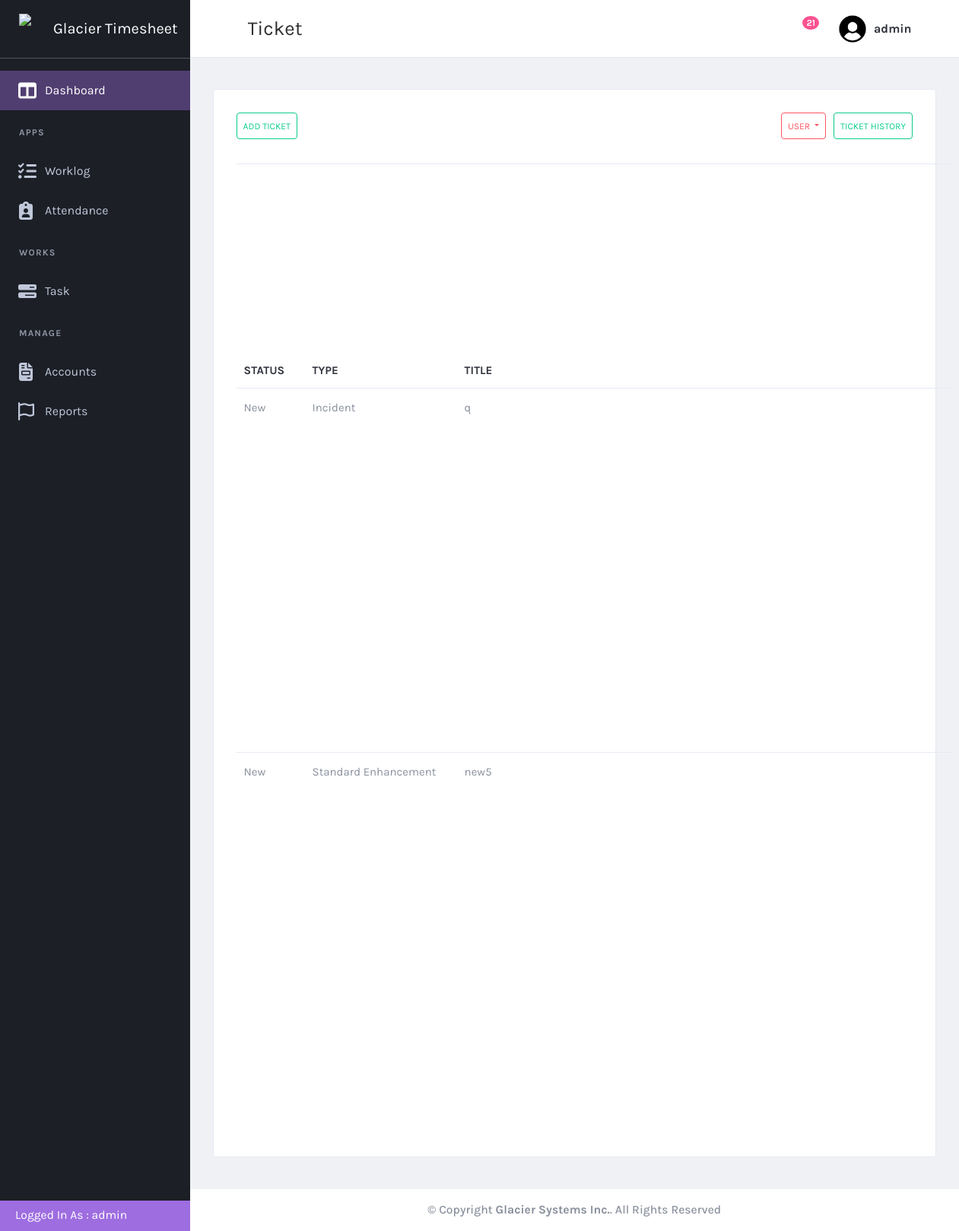
The app's page /task/task/ (signed in), older data.
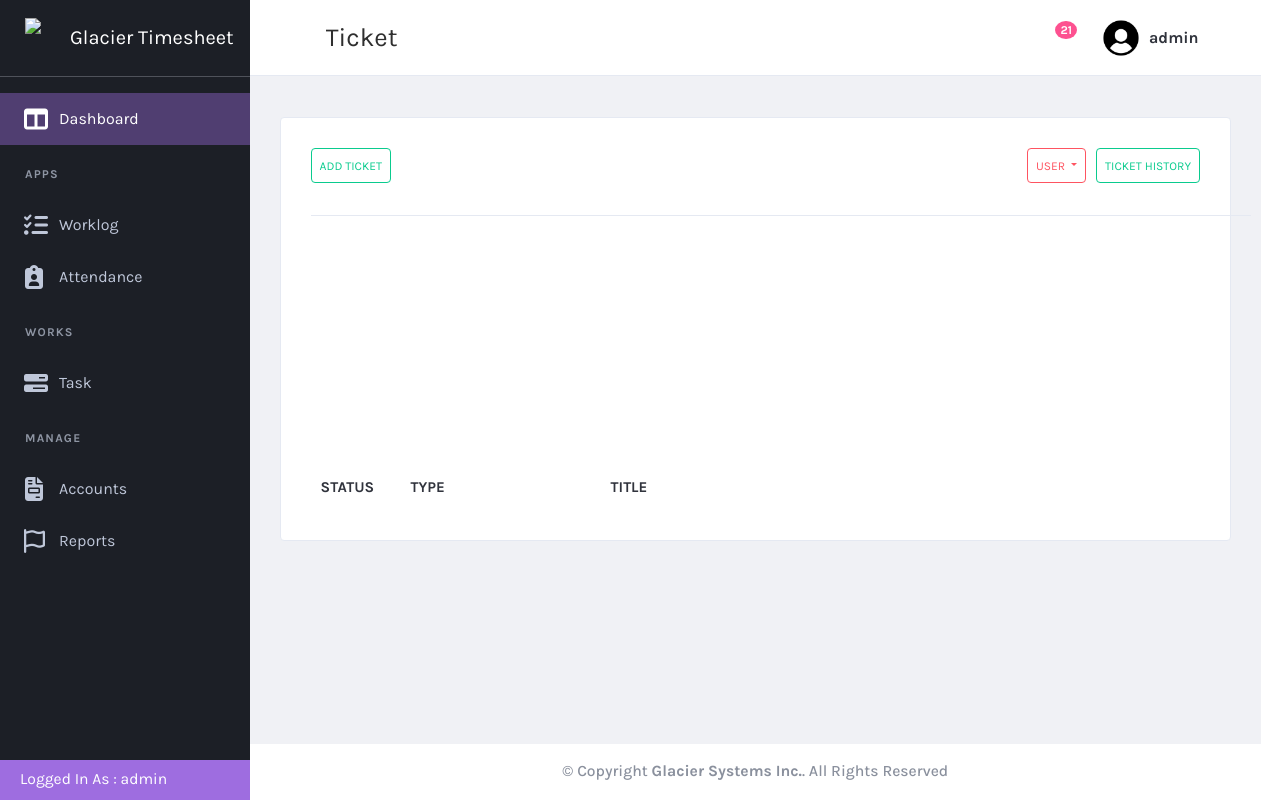
The same page, newer data.
### task/models.py (models this page shows, shortened)
class ticket(models.Model):
    ticket_id = models.CharField(max_length = 200, null = False)
    ticket_title = models.CharField(max_length=200, null=False)
    customer = models.ForeignKey(customer, on_delete=models.CASCADE, null=True)
    ticket_type = models.ForeignKey(ticket_type, on_delete=models.CASCADE, null=True)
    date_opened = models.DateField(null=True)
    priority = models.ForeignKey(priority_type, on_delete=models.CASCADE, null = True)
    assigned_to = models.ManyToManyField(User, related_name="assigned_tickets")  # Allow multiple users
    last_updated = models.DateTimeField(null=True)
    last_updated_by = models.ForeignKey(User, on_delete=models.CASCADE, null = True, related_name="last_updated_by")
    state = models.ForeignKey(state, on_delete=models.CASCADE, null=True)
    short_description = models.CharField(max_length=200, null=True)
    closed_date = models.DateField(null=True)
    solution = models.TextField(max_length=500, default="", null = True)

class state(models.Model):
   state_name = models.CharField(max_length=100, null = True)
   def __str__(self):
    return f"{self.state_name}"

class ticket_type(models.Model):
  name = models.CharField(max_length=100, null = True)
  def __str__(self):
    return f"{self.name}"

### task/views.py (the view)
# urls.py: path('task/',views.task, name='task'),
@login_required
def task(request):
    customers = customer.objects.all()
    users = User.objects.all()
    tickettype = ticket_type.objects.all()
    priority = priority_type.objects.all()
    statelist = state.objects.all()
    tickets = ticket.objects.all()
    if not request.user.is_staff:
        tickets = tickets.filter(assigned_to=request.user)
    return render(request, 'task.html', {
        'ticketlist':tickets,
        'users':users,
        'customers': customers,
        'tickettype': tickettype,
        'priority': priority,
        'state': statelist
        })

### customer/models.py (called while the page is built)
  def __str__(self):
    return self.name

### task/templates/task.html (shortened to what this page needs)
{% extends "base.html" %}
{% load static %}
{% block page-title %}Ticket{% endblock page-title %}
{% block content %}
    <div class="content-wrapper">
        <div class="content">
            <div class="card card-default">
                <div class="card-header">
                    <button type="button" class="btn btn-outline-success small-btn" data-toggle="modal" data-target="#exampleModalForm" {% if not request.user.is_staff %}hidden{% endif %}>
                        Add Ticket
                    </button>
                    <div class="d-flex justify-content-end " style="gap: 10px;">
                        <div class="btn-group " role="group" aria-label="Basic example" {% if not request.user.is_staff %}hidden{% endif %}>
                            <button type="button" class="btn btn-outline-danger dropdown-toggle small-btn " id="userbtnGroupDrop" data-toggle="dropdown" aria-haspopup="true" aria-expanded="false">
                                {% if selected_user %}
                                    {{ selected_user.username }}
                                {% else %}
                                    User
                                {% endif %}
                            </button>
                        </div>
                        <a href = "{% url 'taskhistory' %}" class="btn btn-outline-success small-btn d-flex justify-content-center align-items-center text-center" >
                            Ticket History
                        </a>
                    </div>
                </div>
                <div class="card-body">
                    <table id="productsTable" class="table table-hover table-product" style="width:100%">
                      <thead>
                        <tr class="column">
                            <th class = "state-column">Status&nbsp&nbsp</th>
                            <th class = "type-column">Type&nbsp&nbsp</th>
                            <th class="title-column">Title&nbsp&nbsp</th>
                        </tr>
                      </thead>
                      <tbody>
                        {% for i in ticketlist %}
                            {% if i.state.state_name != "Completed" %}
                            <tr onclick="window.location='{% url 'taskdetails' i.id%}'">
                                    <td>{{i.state}}</td>
                                    <td>{{i.ticket_type}}</td>
                                    <td>{{i.ticket_title}}</td>
                                </tr>
                            {% endif %}
                        {% endfor %}
                      </tbody>
                    </table>
                </div>
            </div>
        </div>
    </div>
{% endblock  %}

### templates/base.html (shortened to what this page needs)
{% load static %}
<!DOCTYPE html>
<html lang="en" dir="ltr">
  <head>
    <link href="{% static 'plugins/material/css/materialdesignicons.min.css' %}" rel="stylesheet" />
    <link href="{% static 'plugins/simplebar/simplebar.css' %}" rel="stylesheet" />
    <link href="{% static 'plugins/nprogress/nprogress.css' %}" rel="stylesheet" />
    <link href="{% static 'plugins/DataTables/DataTables-1.10.18/css/jquery.dataTables.min.css' %}" rel="stylesheet" />
    <link href="{% static 'plugins/jvectormap/jquery-jvectormap-2.0.3.css' %}" rel="stylesheet" />
    <link href="{% static 'plugins/daterangepicker/daterangepicker.css' %}" rel="stylesheet" />
    <link href="https://cdn.quilljs.com/1.3.6/quill.snow.css" rel="stylesheet">
    <link href="{% static 'plugins/toaster/toastr.min.css' %}" rel="stylesheet" />
    <link href="{% static 'plugins/prism/prism.css' %}" rel="stylesheet" />
    <link href="{% static 'plugins/select2/css/select2.min.css' %}" rel="stylesheet" />
    <link id="main-css-href" rel="stylesheet" href="{% static 'css/style.css' %}" />
  </head>
  <body class="navbar-fixed sidebar-fixed" id="body">
    <div class="wrapper">
      <aside class="left-sidebar sidebar-dark" id="left-sidebar">
        <div id="sidebar" class="sidebar sidebar-with-footer">
          <div class="app-brand">
            <a href="{% url 'dashboard' %}">
              <img src="{% static 'images/glacierlogo.png' %}" alt="Mono" height = 40px width = 40px >
              <span class="brand-name">Glacier Timesheet</span>
            </a>
          </div>
          <div class="sidebar-left" data-simplebar style="height: 100%;">
            <ul class="nav sidebar-inner" id="sidebar-menu">
                <li
                  class="active"
                  >
                  <a class="sidenav-item-link" href="{% url 'dashboard' %}">
                    <i class="fa-solid fa-table-columns"></i>
                    <span class="nav-text">Dashboard</span>
                  </a>
                </li>
                <li class="section-title">
                  Apps
                </li>
                <li
                  >
                  <a class="sidenav-item-link" href="#">
                    <i class="fa-solid fa-list-check"></i>
                    <span class="nav-text">Worklog</span>
                  </a>
                </li>
                <li  class="has-sub" >
                  <a class="sidenav-item-link" href="javascript:void(0)" data-toggle="collapse" data-target="#attendance"
                    aria-expanded="false" aria-controls="email">
                    <i class="fa-solid fa-clipboard-user"></i>
                    <span class="nav-text">Attendance</span> <b class="caret"></b>
                  </a>
                </li>
                <li class="section-title">
                  Works
                </li>
                <li  class="has-sub" >
                  <a class="sidenav-item-link" href="javascript:void(0)" data-toggle="collapse" data-target="#task"
                    aria-expanded="false" aria-controls="email">
                    <i class="fa-solid fa-bars-progress"></i>
                    <span class="nav-text">Task</span> <b class="caret"></b>
                  </a>
                </li>
                <li class="section-title">
                  Manage
                </li>
                <li  class="has-sub" >
                  <a class="sidenav-item-link" href="javascript:void(0)" data-toggle="collapse" data-target="#accounts"
                    aria-expanded="false" aria-controls="email">
                    <i class="fa-solid fa-file-invoice"></i>
                    <span class="nav-text">Accounts</span> <b class="caret"></b>
                  </a>
                </li>
                <li  class="has-sub" >
                  <a class="sidenav-item-link" href="javascript:void(0)" data-toggle="collapse" data-target="#reports"
                    aria-expanded="false" aria-controls="email">
                    <i class="fa-regular fa-flag"></i>
                    <span class="nav-text">Reports</span> <b class="caret"></b>
                  </a>
                </li>
              </ul>
          </div>
            <div class="sidebar-footer  " >
              <div class="sidebar-footer-content d-flex align-items-center p-4" style="height: 40px; ">
                  <p style="color:white;">Logged In As : {{user.username}}</P>
              </div>
            </div>
        </div>
      </aside>
      <div class="page-wrapper">
        <header class="main-header" id="header">
          <nav class="navbar navbar-expand-lg navbar-light" id="navbar">
            <button id="sidebar-toggler" class="sidebar-toggle">
            </button>
            <span class="page-title">{% block page-title %}Dashboard{% endblock page-title %}</span>
            <div class="navbar-right ">
              <ul class="nav navbar-nav">
                <li class="custom-dropdown">
                  <button class="notify-toggler custom-dropdown-toggler">
                    <span class="badge badge-xs rounded-circle">21</span>
                  </button>
                </li>
                <li class="dropdown user-menu">
                  <button class="dropdown-toggle nav-link" data-toggle="dropdown">
                    <img src="{% static 'images/usericon.png' %}" class="user-image rounded-circle" alt="User Image" />
                    <span class="d-none d-lg-inline-block">{{user.username}}</span>
                  </button>
                </li>
              </ul>
            </div>
          </nav>
        </header>
        {% block content %}
        {% endblock %}
        <footer class="footer mt-auto">
          <div class="copyright bg-white d-flex align-items-center justify-content-center">
            <p>
              &copy; Copyright <strong><span>Glacier Systems Inc.</span></strong>. All Rights Reserved
            </p>
          </div>
        </footer>
      </div>
    </div>
  </body>
</html>

Row changes from the older to the newer data that the page shows:
removed ticket: state "New", ticket_type "Incident", ticket_title "q"
removed ticket: state "New", ticket_type "Standard Enhancement", ticket_title "new5"
